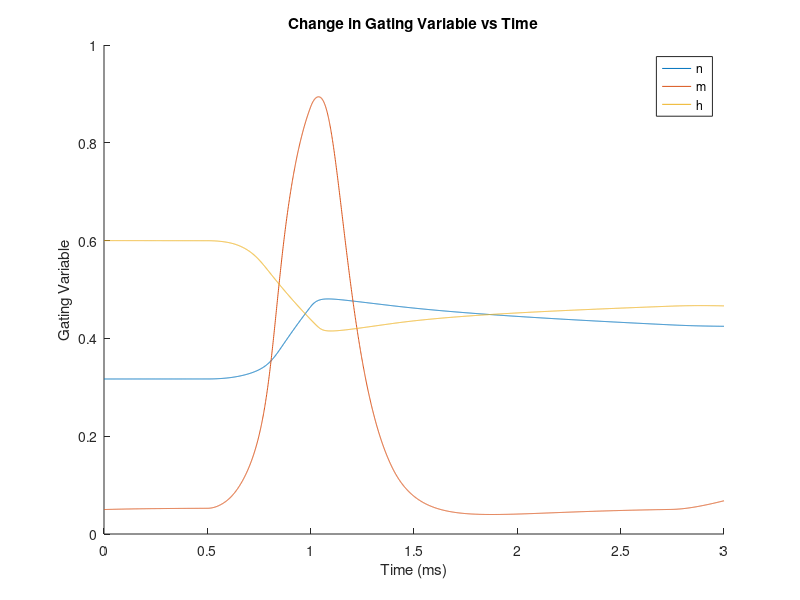
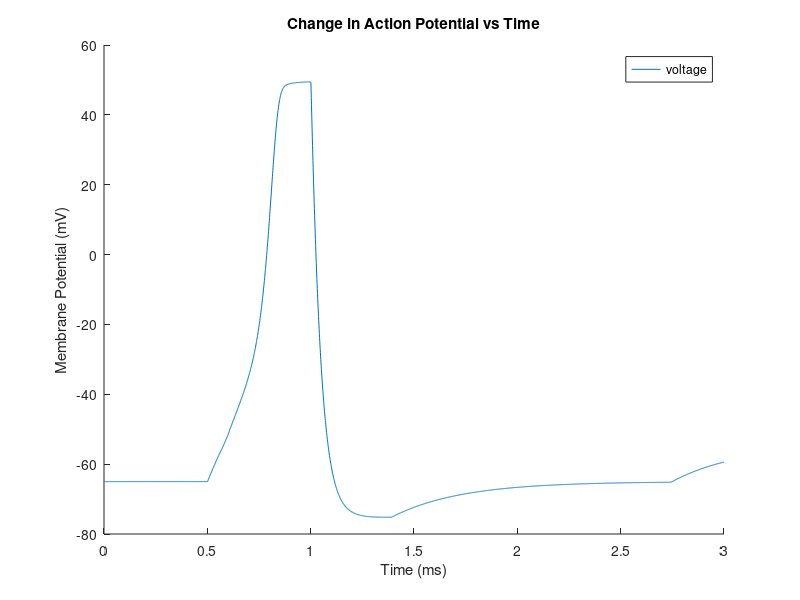
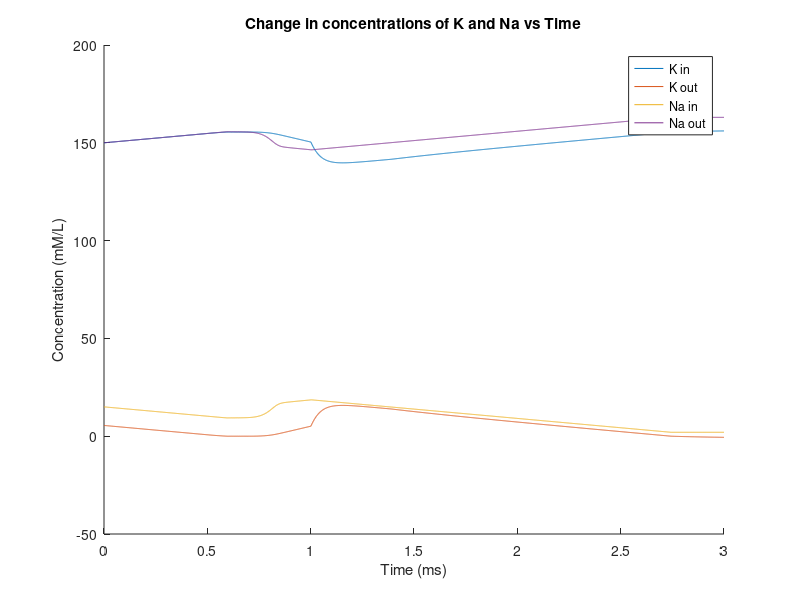

Reproduce these figures in MATLAB, in order.
% hw3_ex4_whsolo_sorhom.m
% Will Solow and Skye Rhomberg
% CS346 - Spring 2020
% HW3 - HH simulations

% This code simulates the HH Model with the Na-K pump, graphing V, m,
% n, and h with respect to time. It also simulates the concentrations of K
% and Na inside and out of the membrane, and controls the Na-K pump to
% on/off accordingly. In contrast to ex3, we simulate the model with the
% Na gates to close at 50mV and the K gates to open at 50mV. 

% TO RUN: Press F5

% simulation length and change in time (in seconds)
sim_length = 3;
dt = .001;
num_iterations = sim_length/dt;

% default is that both channels start as closed - 0 is closed, 1 is open
% used to keep track if the voltage gated channels are open to control
% current
Na_O = 0;
K_O = 0;
% used to turn pump on and off. 0 is off, 1 is on default starts at on as
% initial concentrations are in desired range.
P_O = 1;

% Initializing constants
I_max = 15;
I = 0; % applied current
C_M = .1; % capacitance

% initial voltage and gating probabilities
V_init = -65; % action potential (mV)
n_init = .317; % potassium activation gating probability
m_init = .05; % sodium activation gating probability
h_init = .6; % sodium inactivation gating probability

% initial concentrations of Na and K 
Na_in_init = 15;
Na_out_init = 150;
K_in_init = 150;
K_out_init = 5.5;

% Gating constants. Controls when the gates open and close based on the
% voltage
Na_open = -55;
Na_close = 50;
K_open = 50;

% displacements from equilibrium potential K: potassium, Na: sodium, L: leakage
% used in calculating the currents of K, Na, and L
V_K = -77;
V_Na = 50;
V_L = -54.4;

% conductance constants K: potassium, Na: sodium, L: leakage
% used in caculating the currents of K, Na, and L
g_K  = 36;
g_Na = 120;
g_L  = .3;

% assign initial values to voltage and gate constants
t(1) = 0;
V(1) = V_init;
n(1) = n_init;
m(1) = m_init;
h(1) = h_init;

% assign initial values to concentrations
K_in(1) = K_in_init;
K_out(1) = K_out_init;
Na_in(1) = Na_in_init;
Na_out(1) = Na_out_init;

% calculating opening and closing rate constants
% used in calculating the probablities of a gate being open for 
% n, m, and h, the gates of K, Na, and L
a_n = @(V) .01  * (V+55) / (1 - exp(-(V+55) / 10));
a_m = @(V) .1   * (V+40) / (1 - exp(-(V+40) / 10));
a_h = @(V) .07  *               exp(-(V+65) / 20) ;
b_n = @(V) .125 *               exp(-(V+65) / 80) ;
b_m = @(V) 4    *               exp(-(V+65) / 18) ;
b_h = @(V) 1             / (1 + exp(-(V+35) / 10));

% calculating rate of change of n, m, and h (gating variables)
dNdt = @(V, n, m, h) a_n(V) * (1-n) - b_n(V) * n;
dMdt = @(V, n, m, h) a_m(V) * (1-m) - b_m(V) * m;
dHdt = @(V, n, m, h) a_h(V) * (1-h) - b_h(V) * h;

% calculating currents of K, NA, and L
% used in the model to compute change in voltage
% K channel only on when voltage is greater
% logical operator implements gating, returns 1 if gate is open, 0 if
% closed. Leakage has no gating as it is always open
I_K  = @(V, n) g_K  * n^4 *(V-V_K);
I_Na = @(V, m, h) g_Na  * m^3 * h * (V-V_Na);
I_L  = @(V) g_L * (V-V_L);
% pump constant, counteracts initial value of I_L
I_P = g_L * (V_init-V_L);

% calculating rate of change of voltage based on currents
dVdt = @(V, n, m, h, I, Na_O, K_O, P_O) (I - K_O*I_K(V,n) - Na_O*I_Na(V,m,h) - ...
    I_L(V) + P_O*I_P) / C_M;

% used to calculate the change in concentrations of K and Na
% for K, calculating positive change of concentration outside
% for Na, calcualting positive change of concentration outside

dKdt = @(V, n, K_O, P_O) -I_K(V,n)*K_O - I_L(V) - 2*P_O*I_P;
dNadt = @(V, m, h, Na_O, P_O) -I_Na(V,m,h)*Na_O + 3*P_O*I_P;

% when to start and end the current
curr_start = .5;
curr_length = .5;
curr_end = curr_start + curr_length;

% simulation loop
for i=1:num_iterations
    % update time
    t(i+1)= i * dt;
    
    % compute RK4 estimations
    % del 1 estimates
    dV1 = dVdt(V(i)      , n(i)      , m(i)      , h(i)      , I, Na_O, ...
        K_O, P_O)*dt;
    dN1 = dNdt(V(i)      , n(i)      , m(i)      , h(i)      )*dt;
    dM1 = dMdt(V(i)      , n(i)      , m(i)      , h(i)      )*dt;
    dH1 = dHdt(V(i)      , n(i)      , m(i)      , h(i)      )*dt;
    dK1 = dKdt(V(i)      , n(i)                  , K_O, P_O)*dt;
    dNa1=dNadt(V(i)      , m(i)      , h(i)      , Na_O,P_O)*dt;
    
    % del 2 estimates
    dV2 = dVdt(V(i)+dV1/2, n(i)+dN1/2, m(i)+dM1/2, h(i)+dH1/2, I, Na_O, ...
        K_O, P_O)*dt;
    dN2 = dNdt(V(i)+dV1/2, n(i)+dN1/2, m(i)+dM1/2, h(i)+dH1/2)*dt;
    dM2 = dMdt(V(i)+dV1/2, n(i)+dN1/2, m(i)+dM1/2, h(i)+dH1/2)*dt;
    dH2 = dHdt(V(i)+dV1/2, n(i)+dN1/2, m(i)+dM1/2, h(i)+dH1/2)*dt;
    dK2 = dKdt(V(i)+dV1/2, n(i)+dN1/2            , K_O, P_O)*dt;
    dNa2=dNadt(V(i)+dV1/2, m(i)+dM1/2, h(i)+dH1/2, Na_O, P_O)*dt;
    
    %del 3 estimates
    dV3 = dVdt(V(i)+dV2/2, n(i)+dN2/2, m(i)+dM2/2, h(i)+dH2/2, I, Na_O, ...
        K_O, P_O)*dt;
    dN3 = dNdt(V(i)+dV2/2, n(i)+dN2/2, m(i)+dM2/2, h(i)+dH2/2)*dt;
    dM3 = dMdt(V(i)+dV2/2, n(i)+dN2/2, m(i)+dM2/2, h(i)+dH2/2)*dt;
    dH3 = dHdt(V(i)+dV2/2, n(i)+dN2/2, m(i)+dM2/2, h(i)+dH2/2)*dt;
    dK3 = dKdt(V(i)+dV2/2, n(i)+dN2/2            , K_O, P_O)*dt;
    dNa3=dNadt(V(i)+dV2/2, m(i)+dM2/2, h(i)+dH2/2, Na_O, P_O)*dt;
    
    % del 4 estimates
    dV4 = dVdt(V(i)+dV3  , n(i)+dN3  , m(i)+dM3  , h(i)+dH3  , I, Na_O, ...
        K_O, P_O)*dt;
    dN4 = dNdt(V(i)+dV3  , n(i)+dN3  , m(i)+dM3  , h(i)+dH3  )*dt;
    dM4 = dMdt(V(i)+dV3  , n(i)+dN3  , m(i)+dM3  , h(i)+dH3  )*dt;
    dH4 = dHdt(V(i)+dV3  , n(i)+dN3  , m(i)+dM3  , h(i)+dH3  )*dt;
    dK4 = dKdt(V(i)+dV3  , n(i)+dN3              , K_O, P_O)*dt;
    dNa4=dNadt(V(i)+dV3  , m(i)+dM3  , h(i)+dH3  , Na_O, P_O)*dt;
    
    % compute value at next time step
    V(i+1) = V(i) + (dV1 + 2*dV2 + 2*dV3 + dV4)/6;
    n(i+1) = n(i) + (dN1 + 2*dN2 + 2*dN3 + dN4)/6;
    m(i+1) = m(i) + (dM1 + 2*dM2 + 2*dM3 + dM4)/6;
    h(i+1) = h(i) + (dH1 + 2*dH2 + 2*dH3 + dH4)/6;
    
    % compute change in concentrations at next time step
    K_in(i+1) = K_in(i) + (dK1 + 2*dK2 + 2*dK3 + dK4)/6;
    K_out(i+1) = K_out(i) - (dK1 + 2*dK2 + 2*dK3 + dK4)/6;
    Na_in(i+1) = Na_in(i) + (dNa1 + 2*dNa2 + 2*dNa3 + dNa4)/6;
    Na_out(i+1) = Na_out(i) - (dNa1 + 2*dNa2 + 2*dNa3 + dNa4)/6;
    
    % start/end current pulse
    I = (i*dt > curr_start & i*dt < curr_end) * I_max;
    
    % check to see if Na and K gates are open/closed
    % Voltage is above base threshold and below max, Ka channel not open
    Na_O = (V(i+1) > Na_open & V(i+1) < Na_close) & ~(K_O);
    % Voltage is above threshold or voltage is decreasing
    K_O = ((V(i+1) > K_open) | (V(i+1)-V(i) < 0));
    
    % turn pump on/off
    % on (1) if K conc outside and Na conc inside are both positive
    P_O = (K_out(i+1) > 0 & Na_in(i+1) > 0);
end

figure;
hold on;
title("Change in Gating Variable vs Time");
xlabel("Time (ms)");
ylabel("Gating Variable");
plot(t,n);
plot(t,m);
plot(t,h);
legend('n', 'm', 'h');

figure;
hold on;
title("Change in Action Potential vs Time");
xlabel("Time (ms)");
ylabel("Membrane Potential (mV)");
plot(t,V);
legend('voltage');

figure;
hold on;
title("Change in concentrations of K and Na vs Time");
xlabel("Time (ms)");
ylabel("Concentration (mM/L)");
plot(t,K_in);
plot(t,K_out);
plot(t,Na_in);
plot(t,Na_out);
legend('K in', 'K out', 'Na in', 'Na out');